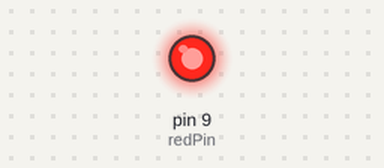
A sketch run on a simulated Arduino Uno, built with avr-gcc and run on an emulated ATmega328P. Shown: output pins drawn as LEDs (lit = HIGH).

Above: at 0.1 s.
Timing chart, 0 to 1.6 s (numbered marks = the images above):
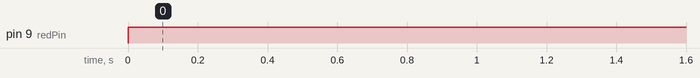

The sketch:

Analog_Write.ino
```cpp
int redPin = 9;
int bright = 255;

void setup() {
  // put your setup code here, to run once:
  pinMode(redPin,OUTPUT);
}

void loop() {
  // put your main code herere, to run repeatedly:
  analogWrite(redPin,bright);
}
```

Measured:
- by itself, pin 9 (redPin): LOW → HIGH at 0.00 s
